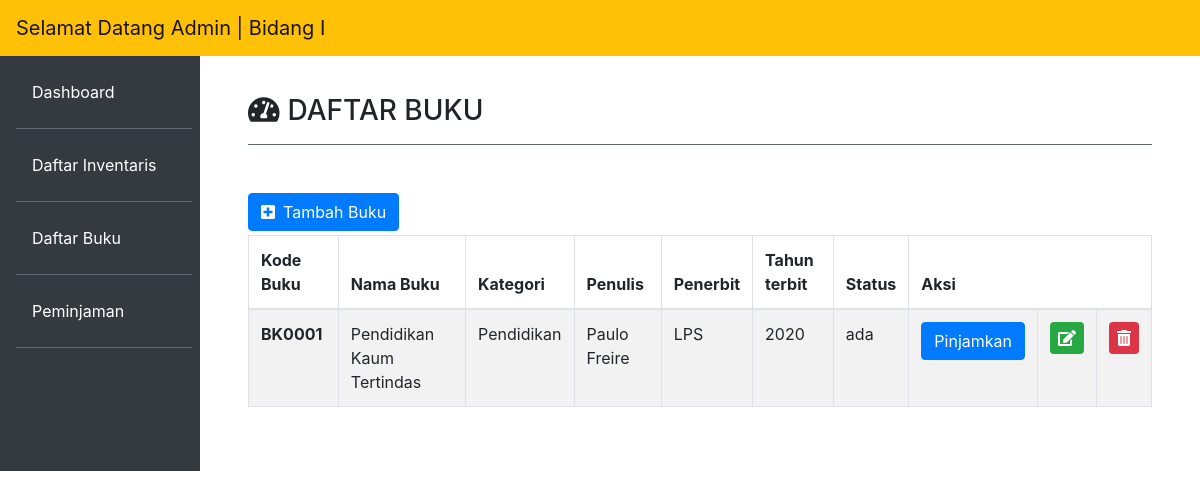
Screenshot of /?page=buku with the database file from the repository.
### tables this page shows
CREATE TABLE `buku` (
  `kode_buku` varchar(10) NOT NULL,
  `nama_buku` varchar(40) NOT NULL,
  `kategori` varchar(30) NOT NULL,
  `penulis` varchar(30) NOT NULL,
  `penerbit` varchar(30) NOT NULL,
  `tahun_terbit` year(4) NOT NULL,
  `status` enum('ada','dipinjam') NOT NULL
);

### layout/app.php (called while the page is built)
<?php
    include 'head.php';
    include 'sidebar.php';
    include 'content.php';
    include 'footer.php';
?>

### index.php (called while the page is built)
<?php
    include 'layout/app.php';
?>

### function.php (called while the page is built, shortened)
<?php
$conn = mysqli_connect("localhost","root","","inventaris");
function tampil($query){
    global $conn;
    $result = mysqli_query($conn, $query);
    $rows =[];
    while($row = mysqli_fetch_assoc($result)){
        $rows[] = $row;
    }
    return $rows;
}
?>

### modul/buku.php (the view, shortened to what this page needs)
<?php
    include 'function.php';
    $buku = tampil("SELECT * FROM buku");
?>
<h3><i class="fas fa-tachometer-alt mr-2 mt-5"></i>DAFTAR BUKU</h3><hr class="bg-secondary mb-5">
              <a href="?page=tambah_buku" class="btn btn-primary mb-1"><i class="fas fa-plus-square mr-2"></i>Tambah Buku</a>
              <table class="table table-striped table-bordered">
                  <thead>
                    <tr>
                      <th scope="col">Kode Buku</th>
                      <th scope="col">Nama Buku</th>
                      <th scope="col">Kategori</th>
                      <th scope="col">Penulis</th>
                      <th scope="col">Penerbit</th>
                      <th scope="col">Tahun terbit</th>
                      <th scope="col">Status</th>
                      <th scope="col" colspan="4">Aksi</th>
                    </tr>
                  </thead>
                  <tbody>
                  <?php foreach($buku as $bk): ?>
                    <tr>
                      <th scope="row"><?= $bk['kode_buku'] ?></th>
                      <td><?= $bk['nama_buku'] ?></td>
                      <td><?= $bk['kategori'] ?></td>
                      <td><?= $bk['penulis'] ?></td>
                      <td><?= $bk['penerbit'] ?></td>
                       <td><?= $bk['tahun_terbit'] ?></td>
                       <td><?= $bk['status'] ?></td>
                      <td><a href="?page=pinjam_buku&id=<?= $bk['kode_buku'] ?>" class="btn btn-primary" data-toggle="tooltip" title="Pinjamkan">Pinjamkan</a></td>
                      <td><a href="?page=edit_buku&id=<?= $bk['kode_buku'] ?>"><i class="fas fa-edit bg-success p-2 text-white rounded" data-toggle="tooltip" title="Edit data"></i></a></td>
                      <td><a href="layout/hapus_buku.php?id=<?= $bk['kode_buku']; ?>"><i class="fas fa-trash-alt bg-danger p-2 text-white rounded" data-toggle="tooltip" title="Hapus data"></i></a></td>
                    </tr>
                  <?php endforeach; ?>
                  </tbody>
              </table>

### rows the page displays
buku: kode_buku "BK0001", nama_buku "Pendidikan Kaum Tertindas", kategori "Pendidikan", penulis "Paulo Freire", penerbit "LPS", tahun_terbit "2020", status "ada"
